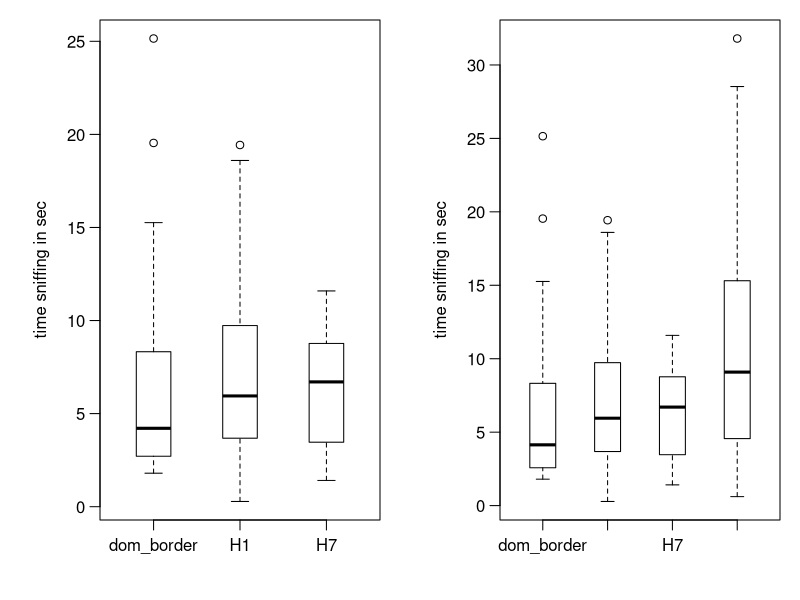

Write the R code that produced this figure. (Note: this script raises an error after producing the figure.)
udat3 <- read.csv ("y1.csv")
udat4 <- read.csv ("y2.csv")
udat5 <- udat3[,5:7]
udat6 <- udat3[,7:8]
udat7 <- read.csv ("y3.csv")
udat8 <- udat7[,5:7]
udat10 <- read.csv ('y5.csv')
udat11 <- udat10[,7:8]
udat12 <- udat10 [,9:10]
udat2 <- read.csv("Smadja et al 2015.csv")

head (udat3)
par(mar=c(4,5,1,1), las=1, mgp=c(2.5, 0.75, 0), mfrow=c(1,2))
boxplot(udat5$A_snif_.s. ~ udat5$stimA, boxwex=0.4, xlab="", ylab="time sniffing in sec", col='white')
boxplot(udat8$A_snif_.s. ~ udat8$stimA, boxwex=0.4, xlab="", ylab="time sniffing in sec", col='white')
dev ()
aov(udat8$A_snif_.s. ~ udat8$B_snif_.s.)

t.test(udat11$A_snif_.s., udat11$B_snif_.s.)
t.test(udat12$Smadja_1, udat12$Smadja_2)
t.test (ndat$Bradford.Protein.Assay, ndat$Dominance.Status)

aov(udat8$A_snif_.s. ~ udat8$stimA)



boxplot(udat2[,9], udat2[,10], boxwex=0.2, col='white', names=c("dom", "mus"))

par(mar=c(4,5,1,1), las=1, mgp=c(2.5, 0.75, 0), mfrow=c(1,2))
boxplot(udat8$A_snif_.s. ~ udat8$stimA, boxwex=0.4, xlab="", ylab="time sniffing in sec", col='white')
boxplot(udat2[,9], udat2[,10], boxwex=0.2, col='white', names=c("dom", "mus"))

ndat <- read.csv("Nelson2015_edit.csv")
head(ndat)
t.test (ndat$Bradford.Protein.Assay, ndat$Dominance.Status)
ndat2 <- ndat[,]
boxplot(ndat$Bradford.Protein.Assay~ndat$Dominance.Status, boxwex=0.2, col='white', xlab="dominance", ylab="Bradford protein assay")
